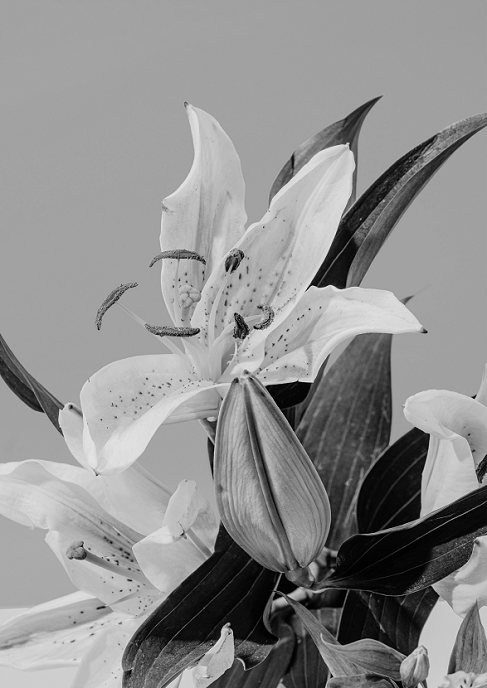
#> input picture ori.png, 487 x 688 px
$ python 'histogram ekualisasi.py'
#> lines starting #> are read from the running program, lines starting #| are printed output that depends on the picture
import cv2
import numpy as np
from matplotlib import pyplot as plt
img = cv2.imread('ori.png',0)
#> img is the input picture: shape (688, 487); min 0, max 244, mean 142.9
hist,bins = np.histogram(img.flatten(),256,[0,256])
#> hist = 256 values, max 45806 at index 162, min 0 at index 238, mean 1308.8; bins = 257 values from 0 to 256
cdf = hist.cumsum()
#> cdf = 256 values from 421 to 335056
cdf_normalized = cdf * hist.max()/cdf.max()
#> cdf_normalized = 256 values from 57.56 to 45806
plt.plot(cdf_normalized, color = 'b')
plt.hist(img.flatten(),256,[0,256], color = 'r')
plt.xlim([0,256])
plt.legend(('Sesudah','Sebelum'), loc = 'upper left')
plt.show()
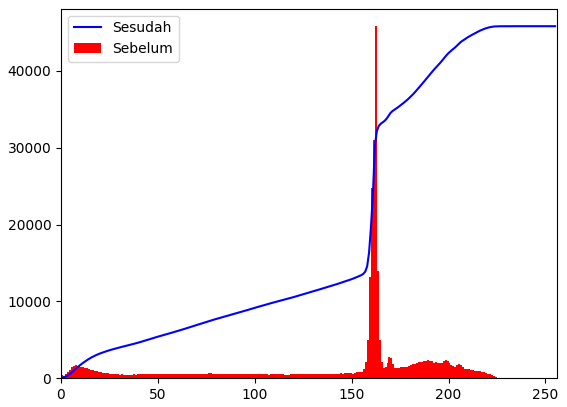
#> figure drawn by matplotlib, 1 panel; tallest bar 45806 high, from x = 162 to 163; curve peaks at x = 244, y = 45806

$ run again, with ayugs.png copied over ori.png
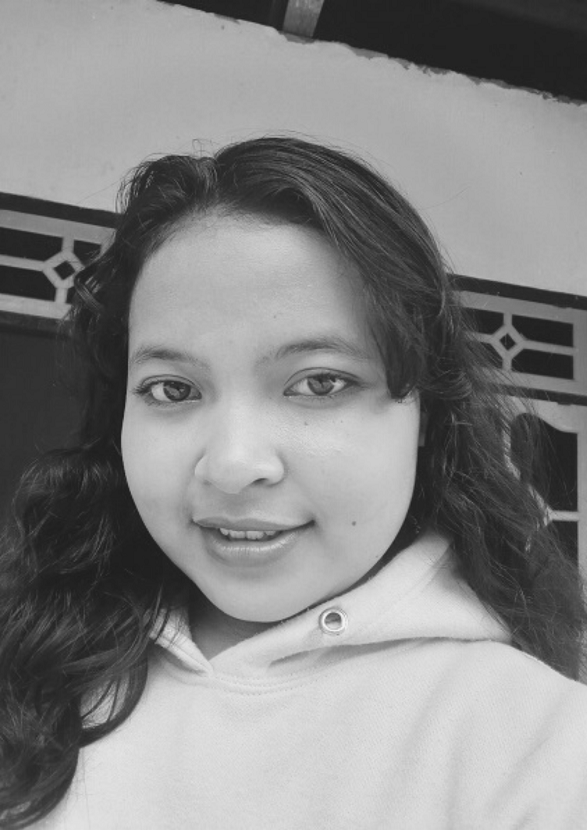
#> input picture ayugs.png, 587 x 830 px
#> img is the input picture: shape (830, 587); min 25, max 243, mean 133.4
#> hist = 256 values, max 14085 at index 172, min 0 at index 0, mean 1903.2; bins = 257 values from 0 to 256
#> cdf = 256 values from 0 to 487210
#> cdf_normalized = 256 values from 0 to 14085
#> `plt.show()`:
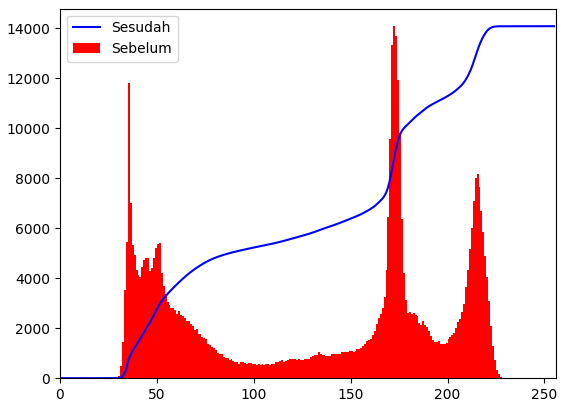
#> figure drawn by matplotlib, 1 panel; tallest bar 14085 high, from x = 172 to 173; curve peaks at x = 243, y = 14085
